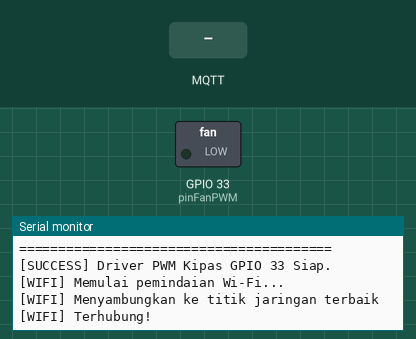
A sketch run on a simulated ESP32. Shown: switched loads named in the sketch (green lamp = pin HIGH), the last lines printed to the serial monitor. The inputs (shaded band) are chosen by the test bench. WiFi joins after 1.5 s; servers stay silent unless stated; no MQTT or app messages arrive unless stated.

Above: at 3.2 s.
3.3 s: MQTT message "0" arrives on the first subscribed topic
At 5.8 s:
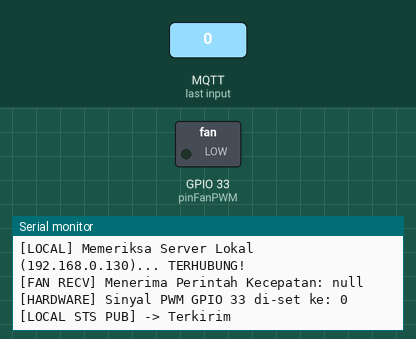
6.3 s: MQTT message "on" arrives on the first subscribed topic
At 7.3 s:
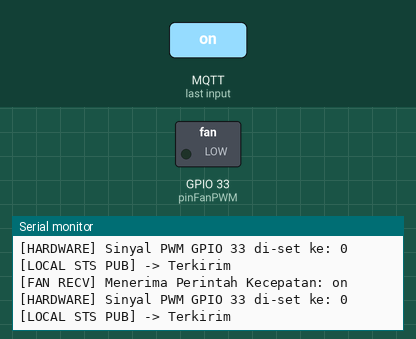

Measured:
- after the input at 3.3 s, the serial monitor: prints a new line after 1.8 s (image 1)
- after the input at 6.3 s, the serial monitor: prints a new line at once (image 2)

The sketch:

kipas_3_server.ino
```cpp
#include "config.h"
#include "fan_control.h"
#include "communication.h"

// =========================================================================
// FUNGSI UTAMA
// =========================================================================
void setup() {
  Serial.begin(115200);
  delay(500);
  Serial.println("========================================");
  Serial.println("Node Eksekutor Kipas Sirkulasi PWM");
  Serial.println("========================================");

  initFanHardware();
  setupCommunication();
}

void loop() {
  // Hanya mengeksekusi perawatan koneksi dan polling data MQTT yang masuk
  maintainCommunication();
}
```

communication.cpp
```cpp
#include "communication.h"
#include "config.h"
#include "fan_control.h"
#include <WiFi.h>
#include <WiFiMulti.h>
#include <WiFiClientSecure.h>
#include <ArduinoJson.h>

WiFiMulti wifiMulti;

WiFiClientSecure espClientVPS;
PubSubClient clientVPS(espClientVPS);

WiFiClient espClientLocal;
PubSubClient clientLocal(espClientLocal);

unsigned long lastVPSTryTimer   = 0;
unsigned long lastLocalTryTimer = 0;

volatile bool isVPSConnecting = false;

void publishStatusAllServers(String data_kontrol, String data_status, String data_berita) {
  if (clientLocal.connected()) {
    StaticJsonDocument<256> docLocal;
    docLocal["label_lokasi"]     = LOKASI_ALAT;
    docLocal["label_nama Modul"] = NAMA_MODUL;
    docLocal["label_macAddr"]    = MAC_ADDRESS;
    docLocal["data_kontrol"]     = data_kontrol;
    docLocal["data_status"]      = data_status;
    docLocal["data_berita"]      = data_berita;

    String payloadLocal;
    serializeJson(docLocal, payloadLocal);
    clientLocal.publish(TOPIC_LOCAL_STS_FAN, payloadLocal.c_str());
    Serial.printf("[LOCAL STS PUB] -> Terkirim\n");
  }

  if (clientVPS.connected() && !isVPSConnecting) {
    StaticJsonDocument<768> docVPS;
    String rootKey = "sensorNode_farmda27b11b_" + String(MAC_ADDRESS);

    JsonArray dataArray = docVPS.createNestedArray(rootKey);
    JsonObject innerObj = dataArray.createNestedObject();

    innerObj["label_lokasi"]     = "farmda27b11b";
    innerObj["label_nama_Modul"] = "sensor_co2";
    innerObj["label_variabel"]   = "fan_pwm";
    innerObj["label_satuan"]     = "%";
    innerObj["label_macAddr"]    = MAC_ADDRESS;
    innerObj["data_kontrol"]     = data_kontrol.toInt();
    innerObj["data_status"]      = "normal";
    innerObj["data_berita"]      = data_berita;

    String payloadVPS;
    serializeJson(docVPS, payloadVPS);

    clientVPS.publish("farmda27b11b", payloadVPS.c_str());
    delay(10); clientVPS.loop();
    clientVPS.publish(TOPIC_VPS_STS_FAN, payloadVPS.c_str());
    Serial.printf("[VPS STS PUB] -> Terkirim (Nested Format)\n");
  }
}

void processIncomingCommand(String msg) {
  StaticJsonDocument<256> doc;
  DeserializationError error = deserializeJson(doc, msg);

  String commandValue = "";
  if (error) {
    commandValue = msg;
  } else {
    if(doc["data_kontrol"].is<int>()) {
      commandValue = String(doc["data_kontrol"].as<int>());
    } else {
      commandValue = doc["data_kontrol"].as<String>();
    }
  }

  commandValue.trim();
  Serial.printf("\n[FAN RECV] Menerima Perintah Kecepatan: %s\n", commandValue.c_str());

  int targetSpeed = commandValue.toInt();
  executeFanCommand(targetSpeed);

  if (targetSpeed == 0) {
    publishStatusAllServers(String(targetSpeed), "OK", "Kipas Dimatikan (Daya 0%).");
  } else {
    String pesanBerita = "Kipas Berputar Aktif Berkecepatan PWM " + String(targetSpeed);
    publishStatusAllServers(String(targetSpeed), "OK", pesanBerita);
  }
}

void callbackVPS(char* topic, byte* payload, unsigned int length) {
  String msg = "";
  for (int i = 0; i < length; i++) msg += (char)payload[i];
  if (String(topic) == TOPIC_VPS_CMD_FAN) processIncomingCommand(msg);
}

void callbackLocal(char* topic, byte* payload, unsigned int length) {
  String msg = "";
  for (int i = 0; i < length; i++) msg += (char)payload[i];
  if (String(topic) == TOPIC_LOCAL_CMD_FAN) processIncomingCommand(msg);
}

void setup_wifi() {
  delay(10);
  Serial.println("\n[WIFI] Memulai pemindaian Wi-Fi...");

  wifiMulti.addAP("RASV-SERVER", "Rasv-Server!123456");
  wifiMulti.addAP("Ifhan Sugiarto", "ifhans77");
  wifiMulti.addAP("Workshop 1", "eForacimenyan");

  Serial.print("[WIFI] Menyambungkan ke titik jaringan terbaik");
  while (wifiMulti.run() != WL_CONNECTED) {
    delay(500); Serial.print(".");
  }
  Serial.println("\n[WIFI] Terhubung!");
}

void maintainLocalConnection() {
  if (clientLocal.connected()) return;

  if (millis() - lastLocalTryTimer >= 5000) {
    lastLocalTryTimer = millis();
    Serial.print("[LOCAL] Memeriksa Server Lokal (192.168.0.130)...");

    if (clientLocal.connect(LOCAL_CLIENT_ID, LOCAL_USER, LOCAL_PASS)) {
      Serial.println(" TERHUBUNG!");
      clientLocal.subscribe(TOPIC_LOCAL_CMD_FAN);
    } else {
      Serial.println(" OFF / Tidak Terjangkau.");
    }
  }
}

// =========================================================================
// FREERTOS TASK: BERJALAN PARALEL DI CORE 0
// =========================================================================
void vpsConnectionTask(void * parameter) {
  for(;;) {
    if (WiFi.status() == WL_CONNECTED && !clientVPS.connected()) {
      if (millis() - lastVPSTryTimer >= 10000) {
        lastVPSTryTimer = millis();
        isVPSConnecting = true;

        IPAddress dummyIP;
        if (WiFi.hostByName(VPS_HOST, dummyIP) == 1) {
          Serial.print("[VPS-TASK] Internet Aktif! Menghubungkan Kipas ke VPS...");
          if (clientVPS.connect(VPS_CLIENT_ID, VPS_USER, VPS_PASS)) {
            Serial.println(" TERHUBUNG!");
            clientVPS.subscribe(TOPIC_VPS_CMD_FAN);
          } else {
            Serial.println(" GAGAL!");
          }
        } else {
          Serial.println("[VPS-TASK] No Internet. (VPS Skipped)");
        }
        isVPSConnecting = false;
      }
    }
    vTaskDelay(1000 / portTICK_PERIOD_MS);
  }
}

void setupCommunication() {
  setup_wifi();

  espClientVPS.setInsecure();

  clientVPS.setServer(VPS_HOST, VPS_PORT);
  clientVPS.setCallback(callbackVPS);
  clientVPS.setBufferSize(1024);

  clientLocal.setServer(LOCAL_HOST, LOCAL_PORT);
  clientLocal.setCallback(callbackLocal);
  clientLocal.setBufferSize(1024);

  xTaskCreatePinnedToCore(
    vpsConnectionTask,
    "Task_VPS_Fan",
    8192,
    NULL,
    1,
    NULL,
    0
  );
}

void maintainCommunication() {
  if (wifiMulti.run() != WL_CONNECTED) setup_wifi();

  maintainLocalConnection();

  if (clientLocal.connected()) clientLocal.loop();

  if (clientVPS.connected() && !isVPSConnecting) clientVPS.loop();
}
```

communication.h
```cpp
#pragma once
#include <Arduino.h>
#include <PubSubClient.h>

extern PubSubClient clientVPS;
extern PubSubClient clientLocal;

void setupCommunication();
void maintainCommunication();
void publishStatusAllServers(String data_kontrol, String data_status, String data_berita);
```

fan_control.cpp
```cpp
#include "fan_control.h"
#include "config.h"

int speedPWM = 0;

void initFanHardware() {
  ledcAttach(pinFanPWM, freq, resolution);
  ledcWrite(pinFanPWM, 0); // Pastikan kipas mati saat booting
  Serial.println("[SUCCESS] Driver PWM Kipas GPIO 33 Siap.");
}

void executeFanCommand(int speed) {
  speedPWM = speed;

  // Clamping register 8-Bit (0 - 255)
  if (speedPWM < 0) speedPWM = 0;
  if (speedPWM > 255) speedPWM = 255;

  ledcWrite(pinFanPWM, speedPWM);
  Serial.printf("[HARDWARE] Sinyal PWM GPIO 33 di-set ke: %d\n", speedPWM);
}
```

fan_control.h
```cpp
#pragma once
#include <Arduino.h>

void initFanHardware();
void executeFanCommand(int speed);
```

config.h
```cpp
#pragma once
#include <Arduino.h>

// =========================================================================
// 1. PINOUT & PARAMETER PULSE WIDTH MODULATION (PWM)
// =========================================================================
const int pinFanPWM  = 33;
const int freq       = 5000;
const int resolution = 8;

const char* const LOKASI_ALAT = "Workshop";
const char* const NAMA_MODUL  = "Modul_Actuator_Fan";
const char* const MAC_ADDRESS = "68:fe:71:13:1d:14";

// =========================================================================
// 2. KREDENSIAL BROKER MQTT (VPS & LOCAL)
// =========================================================================
const char* const VPS_HOST      = "hivemqtt.e-farmingcorpora.cloud";
const int         VPS_PORT      = 8883;
const char* const VPS_USER      = "efarming";
const char* const VPS_PASS      = "EfarmingHiveMQ2026!";
const char* const VPS_CLIENT_ID = "sensorfan_node_vps";

const char* const LOCAL_HOST      = "192.168.0.130";
const int         LOCAL_PORT      = 1883;
const char* const LOCAL_USER      = "efarming-local";
const char* const LOCAL_PASS      = "12345abc";
const char* const LOCAL_CLIENT_ID = "sensorfan_node_local";

// =========================================================================
// 3. ROUTING TOPIK MQTT
// =========================================================================
const char* const TOPIC_VPS_CMD_FAN = "edufarm/flux/actuator/fan";
const char* const TOPIC_VPS_STS_FAN = "edufarm/flux/fan/status";

const char* const TOPIC_LOCAL_CMD_FAN = "edufarm/flux/actuator/fan";
const char* const TOPIC_LOCAL_STS_FAN = "edufarm/flux/fan/status";

// =========================================================================
// 4. DEKLARASI VARIABEL GLOBAL (EXTERN)
// =========================================================================
extern int speedPWM;
```
